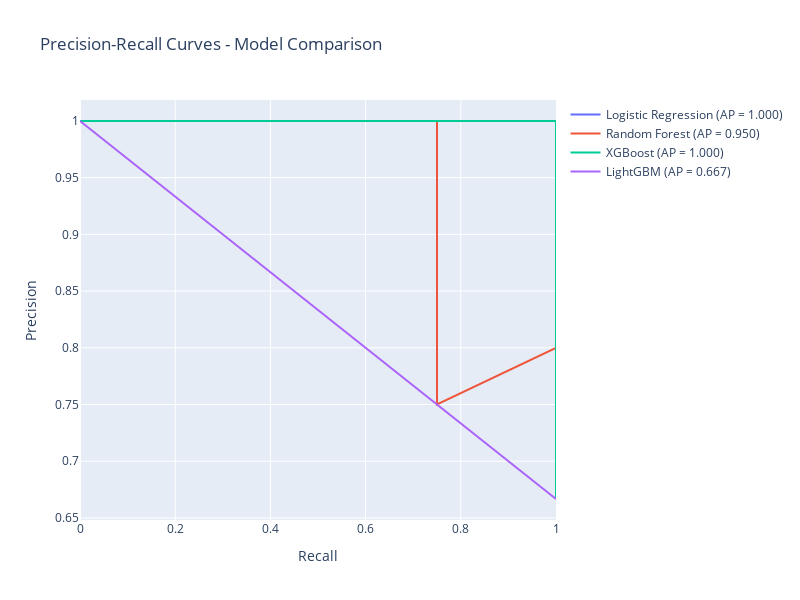

Notebook code cell kept with this figure:
### Markdown cell above
### 7.3 Precision-Recall Curves

### Code cell
# Plot Precision-Recall curves
fig = go.Figure()

for name, y_pred_proba in models:
    precision, recall, _ = precision_recall_curve(y_val, y_pred_proba)
    ap = average_precision_score(y_val, y_pred_proba)
    
    fig.add_trace(go.Scatter(
        x=recall, y=precision,
        name=f'{name} (AP = {ap:.3f})',
        mode='lines'
    ))

fig.update_layout(
    title='Precision-Recall Curves - Model Comparison',
    xaxis_title='Recall',
    yaxis_title='Precision',
    height=600,
    width=800
)
fig.show()

### Figure 1 — Plotly figure (JSON) as saved in the notebook; plotly's stock layout.template omitted (floating-point values rounded to 4 significant figures)
{"data": [{"mode": "lines", "name": "Logistic Regression (AP = 1.000)", "type": "scatter", "x": [1, 1, 1, 0.75, 0.5, 0.25, 0], "y": [0.6667, 0.8, 1, 1, 1, 1, 1]}, {"mode": "lines", "name": "Random Forest (AP = 0.950)", "type": "scatter", "x": [1, 1, 0.75, 0.75, 0.25, 0], "y": [0.6667, 0.8, 0.75, 1, 1, 1]}, {"mode": "lines", "name": "XGBoost (AP = 1.000)", "type": "scatter", "x": [1, 1, 1, 0.75, 0.25, 0], "y": [0.6667, 0.8, 1, 1, 1, 1]}, {"mode": "lines", "name": "LightGBM (AP = 0.667)", "type": "scatter", "x": [1, 0], "y": [0.6667, 1]}], "layout": {"height": 600, "title": {"text": "Precision-Recall Curves - Model Comparison"}, "width": 800, "xaxis": {"title": {"text": "Recall"}}, "yaxis": {"title": {"text": "Precision"}}}}
